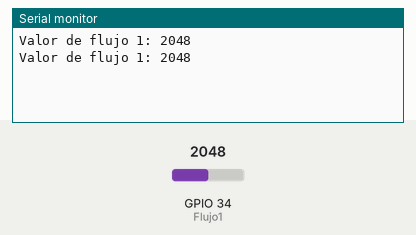
A sketch run on a simulated ESP32. On the bench: the last lines printed to the serial monitor. The test bench sets the inputs (shaded band); at power-on: GPIO 34 (Flujo1) = 2048.

Above: at 2.2 s.
2.3 s: GPIO 34 (Flujo1) set to 2866
At 3.6 s:
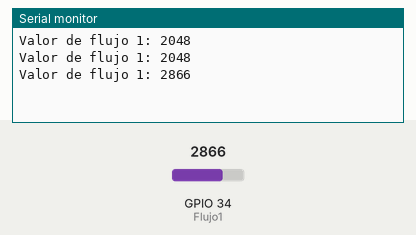
3.8 s: GPIO 34 (Flujo1) set to 3603
At 4.7 s:
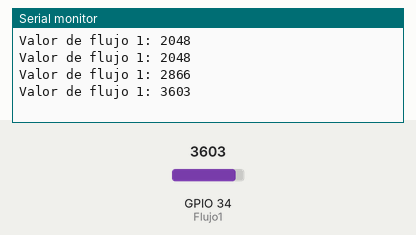
Timing chart, 0 to 6.8 s (numbered marks = the images above; inputs shaded):
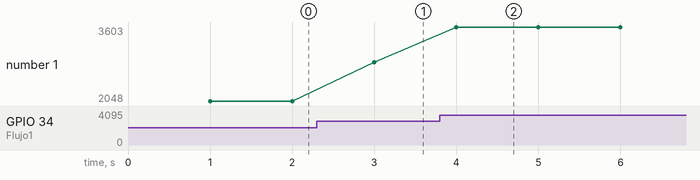

Measured:
- after the input at 2.3 s, the serial monitor: prints a new line after 0.70 s (image 1)
- after the input at 3.8 s, the serial monitor: prints a new line after 0.20 s (image 2)
- plotted number 1: 2048 → 2866 after the input at 2.3 s, 2866 → 3603 after the input at 3.8 s

The sketch:

LecturaUnFlujo.ino
```cpp
/*
El código proporcionado es un programa básico para Arduino que muestra cómo leer el valor de un potenciómetro o sensor de flujo analógico y enviarlo a través de la comunicación serial. En el programa, se define una constante Flujo 1 que representa el número del pin analógico al que está conectado el potenciómetro o sensor. En la función setup(), se configura la comunicación serial a una velocidad de 9600 baudios y se agrega una pausa para asegurar una correcta inicialización.
En la funcion loop() se lee el valor del potenciómetro o sensor de flujo, se muestra por serial y se realiza una pausa antes de repetir el proceso. Este código es útil para proyectos que requieren la lectura de sensores analógicos y la transmisión de datos a un dispositivo externo para su visualización o procesamiento posterior.

La función loop() es otra función especial en Arduino que se ejecuta continuamente después de que la función setup() finalice. En este caso, se realiza lo siguiente:
Se lee el valor del potenciómetro o sensor de flujo conectado al pin analógico representado por la constante Flujo1. El valor leído se almacena en la variable flowValue1.
Se envía un mensaje a través de la comunicación serial utilizando Serial.print() y Serial.println(). El mensaje muestra el texto "Valor de flujo 1: " seguido del valor del potenciómetro o sensor de flujo (flowValue1).
Se introduce una pausa de 1000 milisegundos (1 segundo) utilizando delay(1000) antes de repetir el bucle nuevamente.
*/

// Variable física
const int Flujo1 = 34;

void setup() {
  Serial.begin(9600);
  delay(1000);
}

void loop() {
  //Leer el valor de los potenciometros
  int flowValue1 = analogRead(Flujo1);

  //Mostrar el valor del potenciometro
  Serial.print("Valor de flujo 1: ");
  Serial.println(flowValue1);

  delay(1000);
}
```
